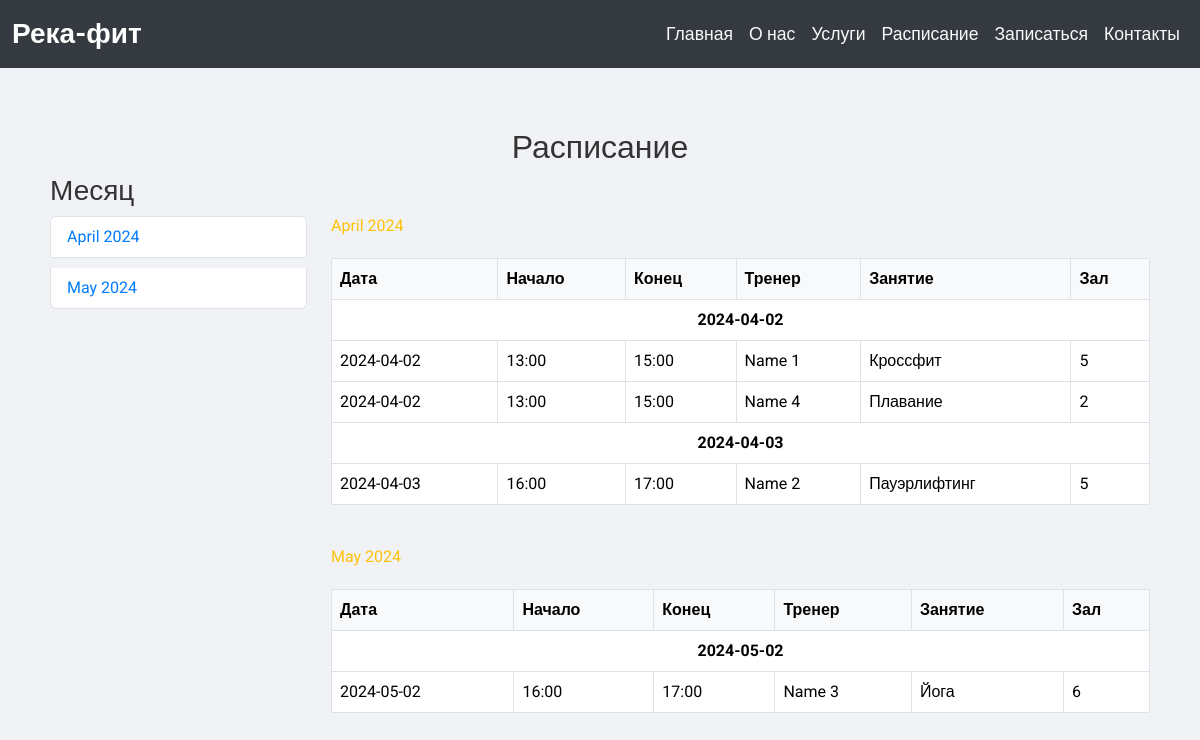
The app's page /schedule with its own data.
### main.py (models this page shows, shortened)
class Lesson(db.Model):
    id = db.Column(db.Integer, primary_key=True)
    date = db.Column(db.DateTime, nullable=False)
    start_time = db.Column(db.DateTime, nullable=False)
    end_time = db.Column(db.DateTime, nullable=False)
    trainer_id = db.Column(db.Integer, db.ForeignKey('trainer.id'), nullable=False)
    trainer = db.relationship("Trainer", back_populates="lessons")
    title = db.Column(db.String(100), nullable=False)
    category = db.Column(db.String(100), nullable=False)
    hall = db.Column(db.String(100), nullable=False)

class Trainer(db.Model):
    id = db.Column(db.Integer, primary_key=True, autoincrement=True)
    full_name = db.Column(db.String(100), nullable=False)
    position = db.Column(db.String(100), nullable=False)
    photo = db.Column(db.String(100), nullable=False)
    lessons = db.relationship("Lesson", back_populates="trainer")

### main.py (the view)
@app.route("/schedule")
def view_schedule_page():
    lessons = Lesson.query.order_by(Lesson.date, Lesson.start_time).all()
    schedule = defaultdict(lambda: defaultdict(list))
    for lesson in lessons:
        month = lesson.date.strftime('%B %Y')
        day = lesson.date.strftime('%Y-%m-%d')
        schedule[month][day].append(lesson)
    return render_template("schedule.html", title="Расписание", schedule=schedule)

### templates/schedule.html (shortened to what this page needs)
{% extends 'base.html' %}
{% block body %}
<div class="container schedule-container">
    <h2 class="text-center">Расписание</h2>
    <div class="row">
        <div class="col-md-3">
            <h3>Месяц</h3>
            <ul class="list-group schedule-month-list">
                {% for month, month_data in schedule|dictsort %}
                    <li class="list-group-item schedule-month-item">
                        <a href="#{{ month }}">{{ month }}</a>
                    </li>
                {% endfor %}
            </ul>
        </div>
        <div class="col-md-9">
            {% for month, month_data in schedule|dictsort %}
                <div id="{{ month }}" class="schedule-month-title">{{ month }}</div>
                <table class="table table-bordered schedule-table">
                    <thead>
                        <tr>
                            <th>Дата</th>
                            <th>Начало</th>
                            <th>Конец</th>
                            <th>Тренер</th>
                            <th>Занятие</th>
                            <th>Зал</th>
                        </tr>
                    </thead>
                    <tbody>
                        {% for date, lessons_list in month_data.items() %}
                            <tr class="schedule-date-row">
                                <td colspan="6">{{ date }}</td>
                            </tr>
                            {% for lesson in lessons_list %}
                            <tr>
                                <td>{{ date }}</td>
                                <td>{{ lesson.start_time.strftime('%H:%M') }}</td>
                                <td>{{ lesson.end_time.strftime('%H:%M') }}</td>
                                <td>{{ lesson.trainer.full_name }}</td>
                                <td>{{ lesson.title }}</td>
                                <td>{{ lesson.hall }}</td>
                            </tr>
                            {% endfor %}
                        {% endfor %}
                    </tbody>
                </table>
            {% endfor %}
        </div>
    </div>
</div>
{% endblock %}

### templates/base.html (shortened to what this page needs)
<!doctype html>
<html lang="en">
<head>
    <link href="https://cdn.jsdelivr.net/npm/bootstrap@5.3.2/dist/css/bootstrap.min.css" rel="stylesheet">
</head>
<body>
    <header>
        <nav class="navbar navbar-expand-lg navbar-dark">
            <div class="container-fluid">
                <a class="navbar-brand" href="#">Река-фит</a>
                <div class="collapse navbar-collapse" id="navbarSupportedContent">
                    <ul class="navbar-nav ms-auto">
                        <li class="nav-item active">
                            <a class="nav-link" href="{{ url_for('view_home') }}">Главная</a>
                        </li>
                        <li class="nav-item">
                            <a class="nav-link" href="{{ url_for('view_aboutUs_page') }}">О нас</a>
                        </li>
                        <li class="nav-item">
                            <a class="nav-link" href="{{ url_for('view_services_page') }}">Услуги</a>
                        </li>
                        <li class="nav-item">
                            <a class="nav-link" href="{{ url_for('view_schedule_page') }}">Расписание</a>
                        </li>
                        <li class="nav-item">
                            <a class="nav-link" href="{{ url_for('view_sign_up_page') }}">Записаться</a>
                        </li>
                        <li class="nav-item">
                            <a class="nav-link" href="{{ url_for('view_contacts_page') }}">Контакты</a>
                        </li>
                    </ul>
                </div>
            </div>
        </nav>
    </header>
    {% block body %}{% endblock %}
</body>
</html>

### records on screen
Lesson: date "2024-04-02", start_time "13:00", end_time "15:00", trainer.full_name "Name 1", title "Кроссфит", hall "5"
Lesson: date "2024-04-02", start_time "13:00", end_time "15:00", trainer.full_name "Name 4", title "Плавание", hall "2"
Lesson: date "2024-04-03", start_time "16:00", end_time "17:00", trainer.full_name "Name 2", title "Пауэрлифтинг", hall "5"
Lesson: date "2024-05-02", start_time "16:00", end_time "17:00", trainer.full_name "Name 3", title "Йога", hall "6"

### other values on screen
{{ month }} "April 2024" "May 2024"
{{ date }} "2024-04-02" "2024-04-03" "2024-05-02"
